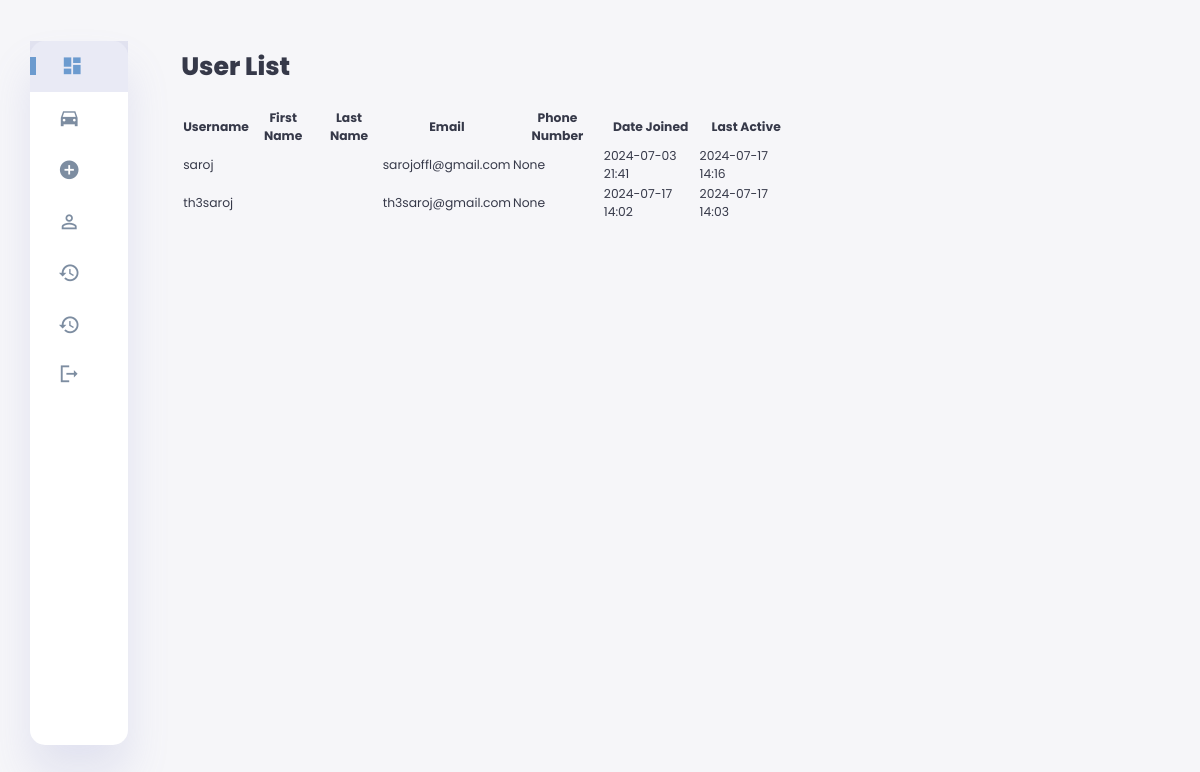
The page /users/ (signed in) on the database as committed earlier.
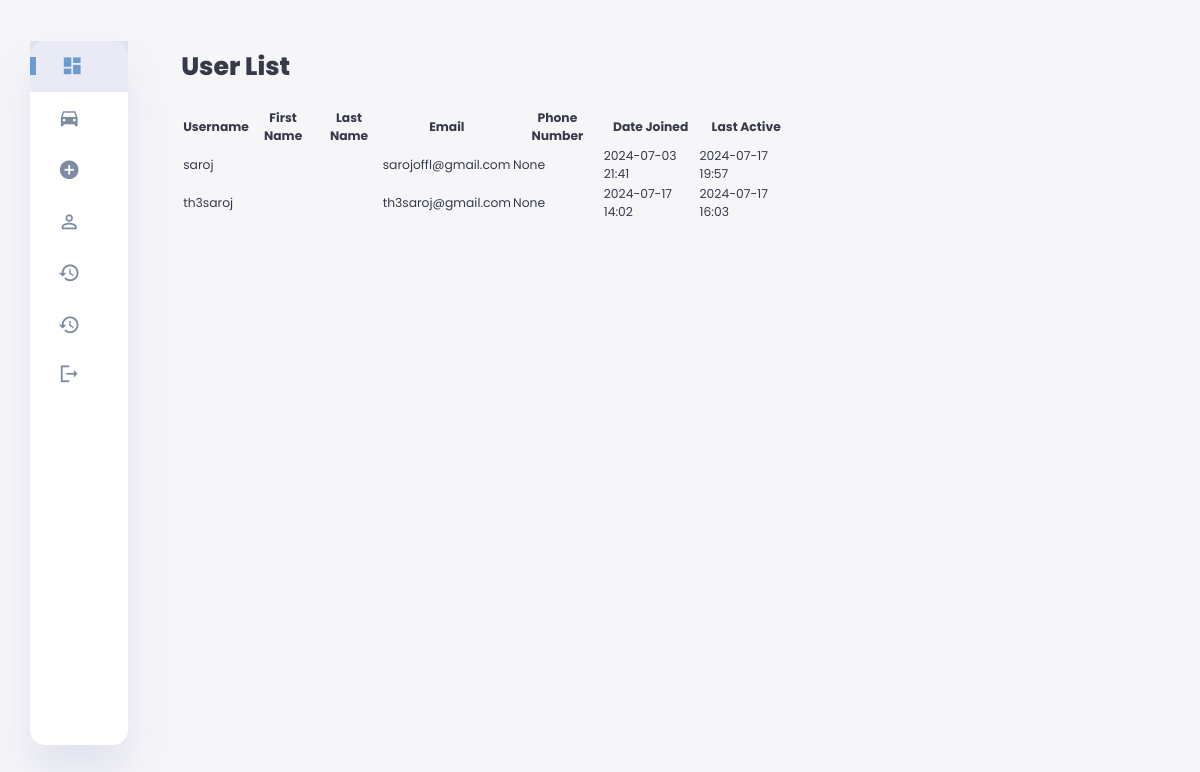
The same page on the database as committed later.
### sales_rental/models.py (models this page shows, shortened)
class User(AbstractUser):
    email_confirmed = models.BooleanField(default=False)
    otp = models.CharField(max_length=6, null=True, blank=True)
    otp_expiration = models.DateTimeField(null=True, blank=True)
    watchlist = models.ManyToManyField('Car', related_name='watchlisted_by', blank=True)
    phone_number = models.CharField(max_length=15, null=True, blank=True)

### sales_rental/admin_views.py (the view)
# urls.py: path('users/', admin_views.user_list, name='user_list'),
@user_passes_test(lambda u: u.is_superuser)
def user_list(request):
    users = User.objects.all()
    return render(request, 'user_list.html', {'users': users})

### sales_rental/context_processors.py (called while the page is built)
def current_year(request):
    return {'current_year': datetime.now().year}

### sales_rental/templates/user_list.html (shortened to what this page needs)
{% extends "admin_base.html" %}
{% load static %}
{% block content %}
<main>
    <h1>User List</h1>
    <table>
        <thead>
            <tr>
                <th>Username</th>
                <th>First Name</th>
                <th>Last Name</th>
                <th>Email</th>
                <th>Phone Number</th>
                <th>Date Joined</th>
                <th>Last Active</th>
            </tr>
        </thead>
        <tbody>
            {% for user in users %}
            <tr>
                <td>{{ user.username }}</td>
                <td>{{ user.first_name }}</td>
                <td>{{ user.last_name }}</td>
                <td>{{ user.email }}</td>
                <td>{{ user.phone_number }}</td>
                <td>{{ user.date_joined|date:"Y-m-d H:i" }}</td>
                <td>{{ user.last_login|date:"Y-m-d H:i" }}</td>
            </tr>
            {% endfor %}
        </tbody>
    </table>
</main>
{% endblock %}

Rows that differ between the two databases and show on the page:
changed User "saroj": last_login "2024-07-17 14:16" → "2024-07-17 19:57"
changed User "th3saroj": last_login "2024-07-17 14:03" → "2024-07-17 16:03"
